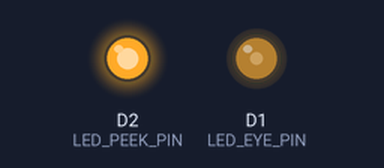
This sketch was run on a simulated ESP8266 (NodeMCU). On the bench: output pins drawn as LEDs (lit = HIGH). Random numbers use the default seed unless the sketch sets one; what the sketch prints to the serial monitor is not drawn.

Above: at 0.15 s.
At 18.6 s:
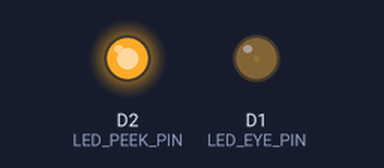
At 31.0 s:
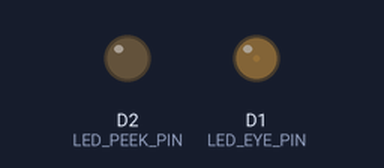
Timing chart, 0 to 40.0 s (numbered marks = the images above):
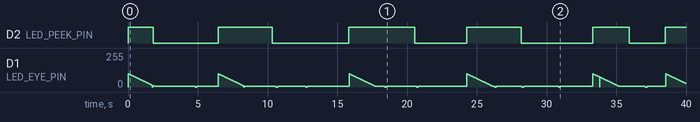

Measured:
- by itself, D2 (LED_PEEK_PIN): HIGH → LOW at 1.8 s, → HIGH 4.7 s later, → LOW 3.9 s later, → HIGH 5.5 s later, … (10 changes in this stretch)

The sketch:

NoDelay-Function-Eyes.ino
```cpp
/*
   NoDelay-Function-Experiments.ino

   This test is simulating the peek and blink functions for my
   Halloween monster box
*/


/* To create a NoDelay object:
   noDelay object(1000);                    //Makes an object of given time in ms
   noDelay object(1000, function_to_call);  //Makes an object in ms that will call the given function
   noDelay object(1000,false);              //Makes an object of given time in ms but keeps it from running
   noDelay object(1000, function, false);   //Makes object in ms that will call function but keep it from running

    Methods
    update() : When called it will check if the amount of time set has passed.
    setdelay() : This function is used to adjust the amount of time it takes for NoDelay to wait for.
    start() : Start is used to reset the timer or to start NoDelay again when it has been stopped.
    stop() : This function will keep NoDelay from returning true or running a function when calling update().
*/

#include <NoDelay.h>

//---------- prototypes ----------
void peek_ON();
void peek_OFF();
void eyes_ON();
void eyes_OFF();
void eyes_DIM();


//Create noDelay objects
noDelay peekLED_onTime(1000, peek_ON , false);
noDelay peekLED_offTime(1000, peek_OFF, false);
noDelay eyesLED_onTime(1000, eyes_ON , false);
noDelay eyesLED_offTime(1000, eyes_OFF, false);
noDelay eyesLED_dim(20, eyes_DIM , true);           //How fast to dim the LED. Lower is faster

const int LED_ON = 1;
const int LED_OFF = 0;
const int LED_PEEK_PIN = D2;
const int LED_EYE_PIN = D1;


int eyeVal = 0;
const int EYES_MIN = 5;            //Eye will dim to this value in loop
const int EYES_MAX = 100;          //peek_ON will bring eye back to this level.


// ---------- setup ----------
void setup() {
  Serial.begin(115200);
  while (!Serial);
  Serial.println();
  Serial.println(F("NoDelay-Function-Eyes.ino"));
  Serial.println();

  pinMode(LED_PEEK_PIN, OUTPUT);
  pinMode(LED_EYE_PIN, OUTPUT);
  digitalWrite(LED_PEEK_PIN, LED_OFF);
  digitalWrite(LED_EYE_PIN, LED_OFF);


  //Start the LED timers
  peek_ON();                     //The ON functions will start OFF functions.
  eyes_ON();
}


// ---------- loop ----------
void loop() {
  peekLED_onTime.update();        //If time has past, run set function
  peekLED_offTime.update();
  eyesLED_onTime.update();
  eyesLED_offTime.update();        //Blink eye
  eyesLED_dim.update();            //Dim eye

}


void peek_ON() {
  //The peek ON timer has dinged.
  //Turn on the LED, stop the ON timer then start the OFF timer.
  digitalWrite(LED_PEEK_PIN, LED_ON);                   //Turn on the peek LED
  peekLED_onTime.stop();                                //Stop the ON timer
  peekLED_offTime.setdelay(random(1000, 5000));         //LED will be on for this time.
  peekLED_offTime.start();                              //Start the OFF timer
  eyeVal = EYES_MAX;
}

void peek_OFF() {
  digitalWrite(LED_PEEK_PIN, LED_OFF);                 //Turn off the peek LED
  peekLED_offTime.stop();                              //Stop the OFF timer
  peekLED_onTime.setdelay(random(1000, 6000));         //LED will be off for this time.
  peekLED_onTime.start();                              //Start the ON timer
}

void eyes_ON() {
  analogWrite(LED_EYE_PIN, eyeVal);
  eyesLED_onTime.stop();                                //Stop the ON timer
  eyesLED_offTime.setdelay(random(1500, 4000));         //LED will be on for this time.
  eyesLED_offTime.start();                              //Start the OFF timer
}

void eyes_OFF() {
  digitalWrite(LED_EYE_PIN, LED_OFF);                   //Turn off the eye LED
  eyesLED_offTime.stop();                                //Stop the OFF timer
  eyesLED_onTime.setdelay(random(100, 150));             //LED will be off for this time.
  eyesLED_onTime.start();                                //Start the ON timer
}

void eyes_DIM() {
  //Fade the eyeVal
  if (eyeVal > EYES_MIN) {
    eyeVal -= 1;
    analogWrite(LED_EYE_PIN, eyeVal);
  }
}
```
